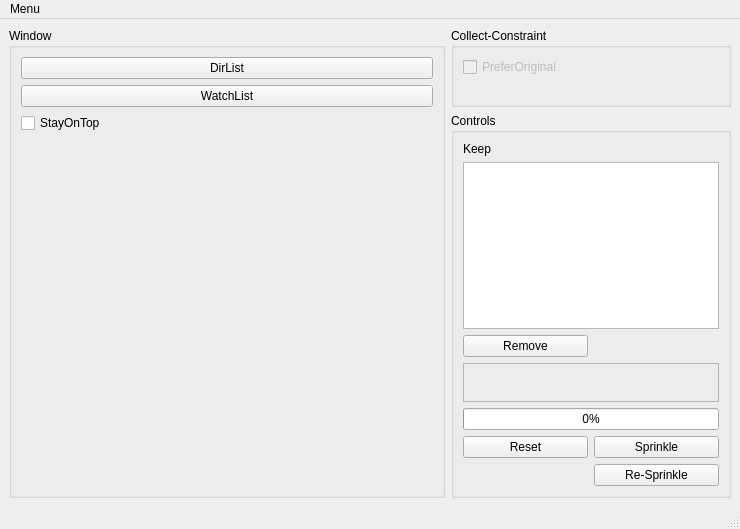
<?xml version="1.0" encoding="UTF-8"?>
<ui version="4.0">
 <class>MainWindow</class>
 <widget class="QMainWindow" name="MainWindow">
  <property name="geometry">
   <rect>
    <x>0</x>
    <y>0</y>
    <width>740</width>
    <height>529</height>
   </rect>
  </property>
  <property name="windowTitle">
   <string>MainWindow</string>
  </property>
  <widget class="QWidget" name="centralwidget">
   <layout class="QGridLayout" name="gridLayout_2">
    <item row="0" column="0" rowspan="4">
     <widget class="QGroupBox" name="groupBox_3">
      <property name="title">
       <string>Window</string>
      </property>
      <layout class="QVBoxLayout" name="verticalLayout">
       <item>
        <widget class="QPushButton" name="pbDirList">
         <property name="enabled">
          <bool>true</bool>
         </property>
         <property name="sizePolicy">
          <sizepolicy hsizetype="Minimum" vsizetype="Preferred">
           <horstretch>0</horstretch>
           <verstretch>0</verstretch>
          </sizepolicy>
         </property>
         <property name="text">
          <string>DirList</string>
         </property>
         <property name="checkable">
          <bool>true</bool>
         </property>
         <property name="checked">
          <bool>false</bool>
         </property>
        </widget>
       </item>
       <item>
        <widget class="QPushButton" name="pbWatchlist">
         <property name="enabled">
          <bool>true</bool>
         </property>
         <property name="sizePolicy">
          <sizepolicy hsizetype="Minimum" vsizetype="Preferred">
           <horstretch>0</horstretch>
           <verstretch>0</verstretch>
          </sizepolicy>
         </property>
         <property name="text">
          <string>WatchList</string>
         </property>
         <property name="checkable">
          <bool>true</bool>
         </property>
         <property name="checked">
          <bool>false</bool>
         </property>
        </widget>
       </item>
       <item>
        <widget class="QCheckBox" name="cbStayOnTop">
         <property name="text">
          <string>StayOnTop</string>
         </property>
         <property name="checkable">
          <bool>true</bool>
         </property>
        </widget>
       </item>
       <item>
        <widget class="dg::rectwindow" name="rectw" native="true">
         <property name="sizePolicy">
          <sizepolicy hsizetype="MinimumExpanding" vsizetype="MinimumExpanding">
           <horstretch>0</horstretch>
           <verstretch>0</verstretch>
          </sizepolicy>
         </property>
        </widget>
       </item>
      </layout>
     </widget>
    </item>
    <item row="3" column="1">
     <widget class="QGroupBox" name="groupBox_4">
      <property name="sizePolicy">
       <sizepolicy hsizetype="Preferred" vsizetype="Preferred">
        <horstretch>0</horstretch>
        <verstretch>0</verstretch>
       </sizepolicy>
      </property>
      <property name="title">
       <string>Controls</string>
      </property>
      <layout class="QGridLayout" name="gridLayout_3">
       <item row="3" column="0" colspan="2">
        <widget class="dg::CurIndicator" name="numIndicator">
         <property name="font">
          <font>
           <family>Abyssinica SIL</family>
           <pointsize>20</pointsize>
           <weight>75</weight>
           <italic>true</italic>
           <bold>true</bold>
          </font>
         </property>
         <property name="frameShape">
          <enum>QFrame::StyledPanel</enum>
         </property>
         <property name="frameShadow">
          <enum>QFrame::Plain</enum>
         </property>
         <property name="text">
          <string/>
         </property>
        </widget>
       </item>
       <item row="6" column="0">
        <widget class="QPushButton" name="pbInit">
         <property name="text">
          <string>Reset</string>
         </property>
        </widget>
       </item>
       <item row="6" column="1">
        <widget class="QPushButton" name="pbNext">
         <property name="text">
          <string>Sprinkle</string>
         </property>
        </widget>
       </item>
       <item row="4" column="0" colspan="2">
        <widget class="QProgressBar" name="progressBar">
         <property name="value">
          <number>0</number>
         </property>
         <property name="textVisible">
          <bool>true</bool>
         </property>
         <property name="invertedAppearance">
          <bool>false</bool>
         </property>
        </widget>
       </item>
       <item row="7" column="1">
        <widget class="QPushButton" name="pbCurrent">
         <property name="text">
          <string>Re-Sprinkle</string>
         </property>
        </widget>
       </item>
       <item row="1" column="0" colspan="2">
        <widget class="QListView" name="listKeep">
         <property name="sizePolicy">
          <sizepolicy hsizetype="Preferred" vsizetype="Preferred">
           <horstretch>0</horstretch>
           <verstretch>0</verstretch>
          </sizepolicy>
         </property>
         <property name="selectionMode">
          <enum>QAbstractItemView::ExtendedSelection</enum>
         </property>
         <property name="viewMode">
          <enum>QListView::ListMode</enum>
         </property>
        </widget>
       </item>
       <item row="0" column="0">
        <widget class="QLabel" name="label">
         <property name="text">
          <string>Keep</string>
         </property>
        </widget>
       </item>
       <item row="2" column="0">
        <widget class="QPushButton" name="removeKeep">
         <property name="text">
          <string>Remove</string>
         </property>
        </widget>
       </item>
      </layout>
     </widget>
    </item>
    <item row="0" column="1" rowspan="3">
     <widget class="QGroupBox" name="groupBox_2">
      <property name="sizePolicy">
       <sizepolicy hsizetype="Preferred" vsizetype="Preferred">
        <horstretch>0</horstretch>
        <verstretch>0</verstretch>
       </sizepolicy>
      </property>
      <property name="title">
       <string>Collect-Constraint</string>
      </property>
      <layout class="QGridLayout" name="gridLayout">
       <item row="3" column="0" colspan="2">
        <widget class="dg::MySliderD" name="slMin" native="true"/>
       </item>
       <item row="4" column="0" colspan="2">
        <widget class="dg::MySliderI" name="slSamp" native="true"/>
       </item>
       <item row="2" column="0" colspan="2">
        <widget class="dg::MySliderD" name="slMax" native="true"/>
       </item>
       <item row="0" column="0">
        <widget class="dg::MyCheckbox" name="cbPreferOriginal">
         <property name="enabled">
          <bool>false</bool>
         </property>
         <property name="text">
          <string>PreferOriginal</string>
         </property>
        </widget>
       </item>
      </layout>
     </widget>
    </item>
   </layout>
  </widget>
  <widget class="QMenuBar" name="menubar">
   <property name="geometry">
    <rect>
     <x>0</x>
     <y>0</y>
     <width>740</width>
     <height>18</height>
    </rect>
   </property>
   <widget class="QMenu" name="menuMenu">
    <property name="title">
     <string>Menu</string>
    </property>
    <addaction name="actionOpenWatchList"/>
    <addaction name="actionOpenDirList"/>
    <addaction name="actionStayOnTop"/>
    <addaction name="separator"/>
    <addaction name="actionQuit"/>
   </widget>
   <addaction name="menuMenu"/>
  </widget>
  <widget class="QStatusBar" name="statusbar"/>
  <action name="actionOpenWatchList">
   <property name="checkable">
    <bool>true</bool>
   </property>
   <property name="enabled">
    <bool>true</bool>
   </property>
   <property name="text">
    <string>OpenWatchList</string>
   </property>
   <property name="shortcut">
    <string>Ctrl+O</string>
   </property>
  </action>
  <action name="actionStayOnTop">
   <property name="checkable">
    <bool>true</bool>
   </property>
   <property name="text">
    <string>StayOnTop</string>
   </property>
  </action>
  <action name="actionQuit">
   <property name="text">
    <string>Quit</string>
   </property>
   <property name="shortcut">
    <string>Ctrl+Q</string>
   </property>
  </action>
  <action name="actionOpenDirList">
   <property name="checkable">
    <bool>true</bool>
   </property>
   <property name="text">
    <string>OpenDirList</string>
   </property>
   <property name="shortcut">
    <string>Ctrl+D</string>
   </property>
  </action>
 </widget>
 <customwidgets>
  <customwidget>
   <class>dg::rectwindow</class>
   <extends>QWidget</extends>
   <header>rectwindow.hpp</header>
   <container>1</container>
  </customwidget>
  <customwidget>
   <class>dg::CurIndicator</class>
   <extends>QLabel</extends>
   <header>cur_indicator.hpp</header>
   <slots>
    <slot>onSprinkleCounterChanged(size_t,size_t)</slot>
   </slots>
  </customwidget>
  <customwidget>
   <class>dg::MyCheckbox</class>
   <extends>QCheckBox</extends>
   <header>mycheckbox.hpp</header>
  </customwidget>
  <customwidget>
   <class>dg::MySliderI</class>
   <extends>QWidget</extends>
   <header>myslider_i.hpp</header>
   <container>1</container>
  </customwidget>
  <customwidget>
   <class>dg::MySliderD</class>
   <extends>QWidget</extends>
   <header>myslider_d.hpp</header>
   <container>1</container>
  </customwidget>
 </customwidgets>
 <resources/>
 <connections>
  <connection>
   <sender>actionOpenWatchList</sender>
   <signal>toggled(bool)</signal>
   <receiver>MainWindow</receiver>
   <slot>showWatchList(bool)</slot>
   <hints>
    <hint type="sourcelabel">
     <x>-1</x>
     <y>-1</y>
    </hint>
    <hint type="destinationlabel">
     <x>319</x>
     <y>239</y>
    </hint>
   </hints>
  </connection>
  <connection>
   <sender>actionOpenWatchList</sender>
   <signal>toggled(bool)</signal>
   <receiver>pbWatchlist</receiver>
   <slot>setChecked(bool)</slot>
   <hints>
    <hint type="sourcelabel">
     <x>-1</x>
     <y>-1</y>
    </hint>
    <hint type="destinationlabel">
     <x>116</x>
     <y>103</y>
    </hint>
   </hints>
  </connection>
  <connection>
   <sender>pbWatchlist</sender>
   <signal>clicked()</signal>
   <receiver>actionOpenWatchList</receiver>
   <slot>toggle()</slot>
   <hints>
    <hint type="sourcelabel">
     <x>116</x>
     <y>103</y>
    </hint>
    <hint type="destinationlabel">
     <x>-1</x>
     <y>-1</y>
    </hint>
   </hints>
  </connection>
  <connection>
   <sender>cbStayOnTop</sender>
   <signal>toggled(bool)</signal>
   <receiver>actionStayOnTop</receiver>
   <slot>setChecked(bool)</slot>
   <hints>
    <hint type="sourcelabel">
     <x>125</x>
     <y>128</y>
    </hint>
    <hint type="destinationlabel">
     <x>-1</x>
     <y>-1</y>
    </hint>
   </hints>
  </connection>
  <connection>
   <sender>actionStayOnTop</sender>
   <signal>toggled(bool)</signal>
   <receiver>cbStayOnTop</receiver>
   <slot>setChecked(bool)</slot>
   <hints>
    <hint type="sourcelabel">
     <x>-1</x>
     <y>-1</y>
    </hint>
    <hint type="destinationlabel">
     <x>125</x>
     <y>128</y>
    </hint>
   </hints>
  </connection>
  <connection>
   <sender>actionStayOnTop</sender>
   <signal>toggled(bool)</signal>
   <receiver>MainWindow</receiver>
   <slot>stayOnTop(bool)</slot>
   <hints>
    <hint type="sourcelabel">
     <x>-1</x>
     <y>-1</y>
    </hint>
    <hint type="destinationlabel">
     <x>319</x>
     <y>239</y>
    </hint>
   </hints>
  </connection>
  <connection>
   <sender>actionQuit</sender>
   <signal>triggered()</signal>
   <receiver>MainWindow</receiver>
   <slot>close()</slot>
   <hints>
    <hint type="sourcelabel">
     <x>-1</x>
     <y>-1</y>
    </hint>
    <hint type="destinationlabel">
     <x>319</x>
     <y>239</y>
    </hint>
   </hints>
  </connection>
  <connection>
   <sender>actionOpenDirList</sender>
   <signal>toggled(bool)</signal>
   <receiver>pbDirList</receiver>
   <slot>setChecked(bool)</slot>
   <hints>
    <hint type="sourcelabel">
     <x>-1</x>
     <y>-1</y>
    </hint>
    <hint type="destinationlabel">
     <x>276</x>
     <y>76</y>
    </hint>
   </hints>
  </connection>
  <connection>
   <sender>actionOpenDirList</sender>
   <signal>toggled(bool)</signal>
   <receiver>MainWindow</receiver>
   <slot>showDirList(bool)</slot>
   <hints>
    <hint type="sourcelabel">
     <x>-1</x>
     <y>-1</y>
    </hint>
    <hint type="destinationlabel">
     <x>319</x>
     <y>239</y>
    </hint>
   </hints>
  </connection>
  <connection>
   <sender>pbDirList</sender>
   <signal>clicked()</signal>
   <receiver>actionOpenDirList</receiver>
   <slot>toggle()</slot>
   <hints>
    <hint type="sourcelabel">
     <x>276</x>
     <y>76</y>
    </hint>
    <hint type="destinationlabel">
     <x>-1</x>
     <y>-1</y>
    </hint>
   </hints>
  </connection>
  <connection>
   <sender>pbInit</sender>
   <signal>clicked()</signal>
   <receiver>MainWindow</receiver>
   <slot>sprinkleReset()</slot>
   <hints>
    <hint type="sourcelabel">
     <x>587</x>
     <y>458</y>
    </hint>
    <hint type="destinationlabel">
     <x>616</x>
     <y>361</y>
    </hint>
   </hints>
  </connection>
  <connection>
   <sender>pbNext</sender>
   <signal>clicked()</signal>
   <receiver>MainWindow</receiver>
   <slot>sprinkle()</slot>
   <hints>
    <hint type="sourcelabel">
     <x>718</x>
     <y>458</y>
    </hint>
    <hint type="destinationlabel">
     <x>527</x>
     <y>401</y>
    </hint>
   </hints>
  </connection>
  <connection>
   <sender>MainWindow</sender>
   <signal>sprinkleCounterChanged(size_t,size_t)</signal>
   <receiver>numIndicator</receiver>
   <slot>onSprinkleCounterChanged(size_t,size_t)</slot>
   <hints>
    <hint type="sourcelabel">
     <x>529</x>
     <y>175</y>
    </hint>
    <hint type="destinationlabel">
     <x>718</x>
     <y>404</y>
    </hint>
   </hints>
  </connection>
  <connection>
   <sender>MainWindow</sender>
   <signal>onProgress(int)</signal>
   <receiver>progressBar</receiver>
   <slot>setValue(int)</slot>
   <hints>
    <hint type="sourcelabel">
     <x>362</x>
     <y>374</y>
    </hint>
    <hint type="destinationlabel">
     <x>718</x>
     <y>431</y>
    </hint>
   </hints>
  </connection>
  <connection>
   <sender>pbCurrent</sender>
   <signal>clicked()</signal>
   <receiver>MainWindow</receiver>
   <slot>reSprinkle()</slot>
   <hints>
    <hint type="sourcelabel">
     <x>718</x>
     <y>485</y>
    </hint>
    <hint type="destinationlabel">
     <x>444</x>
     <y>310</y>
    </hint>
   </hints>
  </connection>
  <connection>
   <sender>removeKeep</sender>
   <signal>clicked()</signal>
   <receiver>MainWindow</receiver>
   <slot>removeKeep()</slot>
   <hints>
    <hint type="sourcelabel">
     <x>509</x>
     <y>347</y>
    </hint>
    <hint type="destinationlabel">
     <x>446</x>
     <y>340</y>
    </hint>
   </hints>
  </connection>
 </connections>
 <slots>
  <signal>sprinkleCounterChanged(size_t,size_t)</signal>
  <signal>onProgress(int)</signal>
  <slot>showWatchList(bool)</slot>
  <slot>stayOnTop(bool)</slot>
  <slot>showDirList(bool)</slot>
  <slot>sprinkle()</slot>
  <slot>sprinkleReset()</slot>
  <slot>reSprinkle()</slot>
  <slot>removeKeep()</slot>
 </slots>
</ui>
